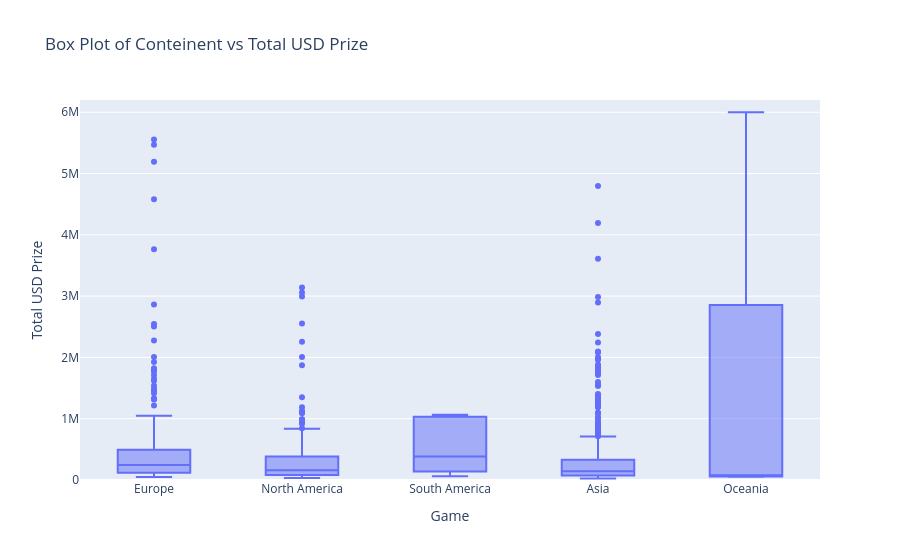

This figure's notebook cell:
### Code cell
import matplotlib.pyplot as plt


fig = px.box(df_player, x='Continent_Name', y='TotalUSDPrize', title='Box Plot of Conteinent vs Total USD Prize', range_y=[0, 6200000])
fig.update_xaxes(title_text='Game')
fig.update_yaxes(title_text='Total USD Prize')
fig.show()

### Figure 1 — Plotly figure (JSON) as saved in the notebook; plotly's stock layout.template omitted (floating-point values rounded to 4 significant figures; data arrays with more than 128 entries replaced by an {"elided": "..."} marker saying what was removed)
{"data": [{"alignmentgroup": "True", "hovertemplate": "Continent_Name=%{x}<br>TotalUSDPrize=%{y}<extra></extra>", "legendgroup": "", "marker": {"color": "#636efa"}, "name": "", "notched": false, "offsetgroup": "", "orientation": "v", "showlegend": false, "type": "box", "x": {"elided": "1032 str values"}, "x0": " ", "xaxis": "x", "y": {"elided": "1032 float values"}, "y0": " ", "yaxis": "y"}], "layout": {"boxmode": "group", "legend": {"tracegroupgap": 0}, "title": {"text": "Box Plot of Conteinent vs Total USD Prize"}, "xaxis": {"anchor": "y", "domain": [0, 1], "title": {"text": "Game"}}, "yaxis": {"anchor": "x", "domain": [0, 1], "range": [0, 6200000], "title": {"text": "Total USD Prize"}}}}
